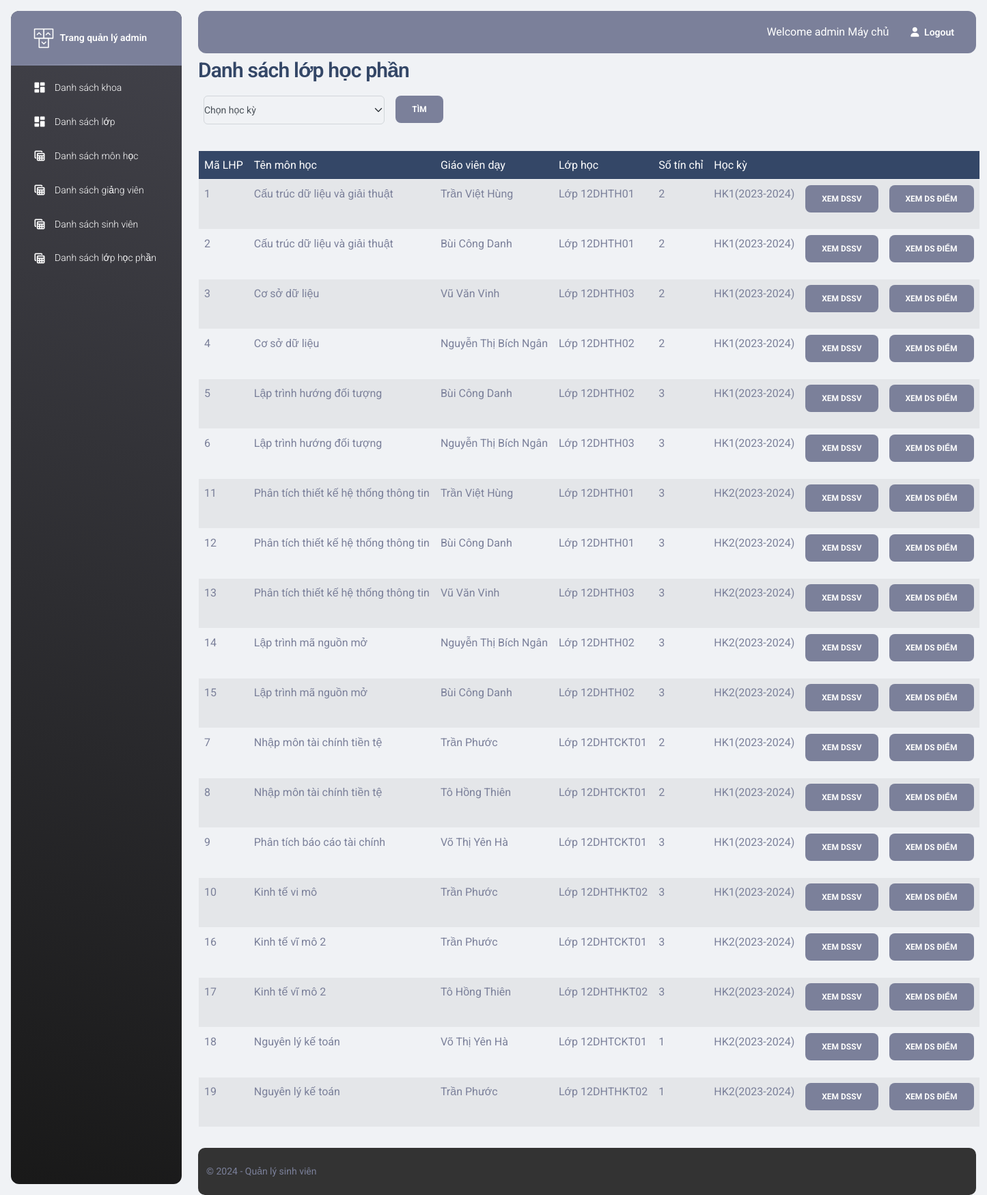
Screenshot of /qldiemsinhvien/admin/module_index.php (signed in) with the database file from the repository.
### tables this page shows
CREATE TABLE `module` (
  `module_id` int(10) NOT NULL,
  `subject_id` int(10) NOT NULL,
  `teacher_id` varchar(10) NOT NULL,
  `class_id` int(10) NOT NULL,
  `credit` int(11) DEFAULT NULL,
  `semester_id` int(10) NOT NULL
);

CREATE TABLE `subject` (
  `subject_id` int(10) NOT NULL,
  `subject_name` varchar(255) NOT NULL,
  `major_id` int(10) NOT NULL,
  `credit` int(11) NOT NULL
);

CREATE TABLE `user` (
  `username` varchar(10) NOT NULL,
  `password` varchar(255) NOT NULL,
  `name` varchar(255) NOT NULL,
  `gender` varchar(10) NOT NULL,
  `dateofbirth` date NOT NULL,
  `email` varchar(255) NOT NULL,
  `role` varchar(255) NOT NULL,
  `token` varchar(255) DEFAULT NULL
);

CREATE TABLE `class` (
  `class_id` int(10) NOT NULL,
  `class_name` varchar(255) NOT NULL
);

CREATE TABLE `semester` (
  `semester_id` int(10) NOT NULL,
  `semester_name` varchar(255) NOT NULL,
  `start` date NOT NULL DEFAULT current_timestamp(),
  `end` date NOT NULL DEFAULT current_timestamp()
);

### qldiemsinhvien/class/Db.php (called while the page is built, shortened)
<?php
class Db {
    public static $conn = null;
    function __construct()
    {
        Db::$conn = new PDO('mysql:host=' . HOST . '; dbname=' . DB, U, P);
        Db::$conn->query('set names utf8');
    }
    function selectQuery($sql, $params=[]) {
        $stm = Db::$conn->prepare($sql);
        $stm->execute($params);
        return $stm->fetchAll(PDO::FETCH_OBJ);
    }
}

### qldiemsinhvien/class/module.php (called while the page is built, shortened)
<?php
class module extends Db {
    function all() {
        $sql = "select * from module, semester, subject, teacher, class, user
                where module.semester_id = semester.semester_id
                and module.subject_id = subject.subject_id
                and module.teacher_id = teacher.teacher_id
                and module.class_id = class.class_id
                and teacher.teacher_id = user.username";
        return $this->selectQuery($sql);
    }
}

### qldiemsinhvien/admin/module_index.php (the view, shortened to what this page needs)
<?php
$se = $_GET["semester_id"] ?? '';
$module = new module();
if($se != '') {
    $data = $module->all_bysem($se);
}
else {
    $data = $module->all();
}
?>
<?php include '../admin/includes/header.php' ?>
<body class="g-sidenav-show  bg-gray-200">
<?php include '../admin/includes/aside.php' ?>
<main class="main-content position-relative max-height-vh-100 h-100 border-radius-lg ">
<?php include '../admin/includes/nav_top.php' ?>
<div class="container-fluid py-1 px-3">
    <h3>Danh sách lớp học phần</h3>
    <div style="width: 40%">
        <form action="module_index.php" method="get">
            <table class="table">
                <tr>
                    <td>
                        <select class="form-select" name="semester_id" id="">
                            <option value="">Chọn học kỳ</option>
                        </select>
                    </td>
                    <td><input type="submit" class="btn btn-secondary" value="Tìm"></td>
                </tr>
            </table>
        </form>
    </div>
    <table border="1" id="table" class="table table-striped">
        <thead class="table-dark">
            <tr>
                <td style="width: 5%">Mã LHP</td>
                <td style="width: 30%">Tên môn học</td>
                <td style="width: 20%">Giáo viên dạy</td>
                <td style="width: 15%">Lớp học</td>
                <td style="width: 10%">Số tín chỉ</td>
                <td style="width: 10%">Học kỳ</td>
                <td style="width: 5%"></td>
                <td style="width: 5%"></td>
            </tr>
        </thead>
        <tbody>
        <?php
            foreach($data as $item) {
                ?>
                <tr>
                    <td><?php echo $item->module_id ?></td>
                    <td><?php echo $item->subject_name ?></td>
                    <td><?php echo $item->name ?></td>
                    <td><?php echo $item->class_name ?></td>
                    <td><?php echo $item->credit ?></td>
                    <td><?php echo $item->semester_name ?></td>
                    <td>
                        <a class="btn btn-secondary" href="student_index_byid.php?id=<?php echo $item->module_id ?>">Xem dssv</a>
                    </td>
                    <td>
                        <a class="btn btn-secondary" href="score_index_byid.php?id=<?php echo $item->module_id ?>">Xem ds điểm</a>
                    </td>
                </tr>
                <?php
            }
            ?>
        </tbody>
    </table>
</div>
<?php include '../admin/includes/footer.php' ?>

### qldiemsinhvien/admin/includes/header.php (shortened to what this page needs)
<!DOCTYPE html>
<html lang="en">
<head>
  <link href="../admin/style/css/nucleo-icons.css" rel="stylesheet" />
  <link href="../admin/style/css/nucleo-svg.css" rel="stylesheet" />
  <link id="pagestyle" href="../admin/style/css/material-dashboard.css?v=3.1.0" rel="stylesheet" />
  <link rel="stylesheet" href="https://cdn.datatables.net/2.0.7/css/dataTables.dataTables.css">
</head>

### qldiemsinhvien/admin/includes/aside.php (shortened to what this page needs)
<aside class="sidenav navbar navbar-vertical navbar-expand-xs border-0 border-radius-xl my-3 fixed-start ms-3 bg-gradient-dark" id="sidenav-main">
    <div class="sidenav-header">
      <a href="../index.php" class="navbar-brand m-0 active bg-secondary">
        <img src="../admin/style/img/logo-ct.png" class="navbar-brand-img h-100" alt="main_logo">
        <span class="ms-1 font-weight-bold text-white">Trang quản lý admin</span>
      </a>
    </div>
    <hr class="horizontal light mt-0 mb-2">
    <div class="collapse navbar-collapse w-auto" id="sidenav-collapse-main">
      <ul class="navbar-nav">
      <li class="nav-item">
          <a class="nav-link text-white " href="major_index.php">
            <div class="text-white text-center me-2 d-flex align-items-center justify-content-center">
              <i class="material-icons opacity-10">dashboard</i>
            </div>
            <span class="nav-link-text ms-1">Danh sách khoa</span>
          </a>
        </li>
        <li class="nav-item">
          <a class="nav-link text-white " href="class_index.php">
            <div class="text-white text-center me-2 d-flex align-items-center justify-content-center">
              <i class="material-icons opacity-10">dashboard</i>
            </div>
            <span class="nav-link-text ms-1">Danh sách lớp</span>
          </a>
        </li>
        <li class="nav-item">
          <a class="nav-link text-white " href="subject_index.php">
            <div class="text-white text-center me-2 d-flex align-items-center justify-content-center">
              <i class="material-icons opacity-10">table_view</i>
            </div>
            <span class="nav-link-text ms-1">Danh sách môn học</span>
          </a>
        </li>
        <li class="nav-item">
          <a class="nav-link text-white " href="teacher_index.php">
            <div class="text-white text-center me-2 d-flex align-items-center justify-content-center">
              <i class="material-icons opacity-10">table_view</i>
            </div>
            <span class="nav-link-text ms-1">Danh sách giảng viên</span>
          </a>
        </li>
        <li class="nav-item">
          <a class="nav-link text-white " href="student_index.php">
            <div class="text-white text-center me-2 d-flex align-items-center justify-content-center">
              <i class="material-icons opacity-10">table_view</i>
            </div>
            <span class="nav-link-text ms-1">Danh sách sinh viên</span>
          </a>
        </li>
        <li class="nav-item">
          <a class="nav-link text-white " href="module_index.php">
            <div class="text-white text-center me-2 d-flex align-items-center justify-content-center">
              <i class="material-icons opacity-10">table_view</i>
            </div>
            <span class="nav-link-text ms-1">Danh sách lớp học phần</span>
          </a>
        </li>
      </ul>
    </div>
</aside>

### qldiemsinhvien/admin/includes/nav_top.php
<nav class="navbar navbar-main navbar-expand-lg px-0 mx-3 mt-3 shadow-none border-radius-xl bg-primary text-white bg-secondary" id="navbarBlur" data-scroll="true">
  <div class="container-fluid py-1 px-3">
    <div class="collapse navbar-collapse mt-sm-0 mt-2 me-md-0 me-sm-4" id="navbar">
      <div class="ms-md-auto pe-md-3 d-flex align-items-center">
        Welcome admin <?php echo $_SESSION['login'][2] ?>
      </div>
      <ul class="navbar-nav  justify-content-end">
        <li class="nav-item d-flex align-items-center">
          <a href="../logout.php" class="nav-link text-white font-weight-bold px-3">
            <i class="fa fa-user me-sm-1"></i>
            <span class="d-sm-inline d-none">Logout</span>
          </a>
        </li>
      </ul>
    </div>
  </div>
</nav>

### qldiemsinhvien/admin/includes/footer.php (shortened to what this page needs)
  <footer class="footer py-4 mx-3" style="margin-top: 10px; border-radius: 10px;">
    <div class="container-fluid">
      <div class="row align-items-center justify-content-lg-between">
        <div class="col-lg-6 mb-lg-0 mb-4">
          <div class="copyright text-center text-sm text-muted text-lg-start">
            ©  -
            Quản lý sinh viên
          </div>
        </div>
      </div>
    </div>
  </footer>
</main>

### qldiemsinhvien/admin/includes/header.php (style rules this page uses)
body { display: flex; flex-direction: column; min-height: 100vh; margin: 0; }
main { flex: 1; }
footer { background-color: #333; color: #fff; padding: 20px 0; text-align: center; }

### rows the page displays
module: module "1", subject.subject_name "Cấu trúc dữ liệu và giải thuật", user.name "Trần Việt Hùng", class.class_name "Lớp 12DHTH01", subject.credit "2", semester.semester_name "HK1(2023-2024)"
module: module "2", subject.subject_name "Cấu trúc dữ liệu và giải thuật", user.name "Bùi Công Danh", class.class_name "Lớp 12DHTH01", subject.credit "2", semester.semester_name "HK1(2023-2024)"
module: module "3", subject.subject_name "Cơ sở dữ liệu", user.name "Vũ Văn Vinh", class.class_name "Lớp 12DHTH03", subject.credit "2", semester.semester_name "HK1(2023-2024)"
module: module "4", subject.subject_name "Cơ sở dữ liệu", user.name "Nguyễn Thị Bích Ngân", class.class_name "Lớp 12DHTH02", subject.credit "2", semester.semester_name "HK1(2023-2024)"
module: module "5", subject.subject_name "Lập trình hướng đối tượng", user.name "Bùi Công Danh", class.class_name "Lớp 12DHTH02", subject.credit "3", semester.semester_name "HK1(2023-2024)"
module: module "6", subject.subject_name "Lập trình hướng đối tượng", user.name "Nguyễn Thị Bích Ngân", class.class_name "Lớp 12DHTH03", subject.credit "3", semester.semester_name "HK1(2023-2024)"
module: module "11", subject.subject_name "Phân tích thiết kế hệ thống thông tin", user.name "Trần Việt Hùng", class.class_name "Lớp 12DHTH01", subject.credit "3", semester.semester_name "HK2(2023-2024)"
module: module "12", subject.subject_name "Phân tích thiết kế hệ thống thông tin", user.name "Bùi Công Danh", class.class_name "Lớp 12DHTH01", subject.credit "3", semester.semester_name "HK2(2023-2024)"
module: module "13", subject.subject_name "Phân tích thiết kế hệ thống thông tin", user.name "Vũ Văn Vinh", class.class_name "Lớp 12DHTH03", subject.credit "3", semester.semester_name "HK2(2023-2024)"
module: module "14", subject.subject_name "Lập trình mã nguồn mở", user.name "Nguyễn Thị Bích Ngân", class.class_name "Lớp 12DHTH02", subject.credit "3", semester.semester_name "HK2(2023-2024)"
module: module "15", subject.subject_name "Lập trình mã nguồn mở", user.name "Bùi Công Danh", class.class_name "Lớp 12DHTH02", subject.credit "3", semester.semester_name "HK2(2023-2024)"
module: module "7", subject.subject_name "Nhập môn tài chính tiền tệ", user.name "Trần Phước", class.class_name "Lớp 12DHTCKT01", subject.credit "2", semester.semester_name "HK1(2023-2024)"
module: module "8", subject.subject_name "Nhập môn tài chính tiền tệ", user.name "Tô Hồng Thiên", class.class_name "Lớp 12DHTCKT01", subject.credit "2", semester.semester_name "HK1(2023-2024)"
module: module "9", subject.subject_name "Phân tích báo cáo tài chính", user.name "Võ Thị Yên Hà", class.class_name "Lớp 12DHTCKT01", subject.credit "3", semester.semester_name "HK1(2023-2024)"
module: module "10", subject.subject_name "Kinh tế vi mô", user.name "Trần Phước", class.class_name "Lớp 12DHTHKT02", subject.credit "3", semester.semester_name "HK1(2023-2024)"
module: module "16", subject.subject_name "Kinh tế vĩ mô 2", user.name "Trần Phước", class.class_name "Lớp 12DHTCKT01", subject.credit "3", semester.semester_name "HK2(2023-2024)"
module: module "17", subject.subject_name "Kinh tế vĩ mô 2", user.name "Tô Hồng Thiên", class.class_name "Lớp 12DHTHKT02", subject.credit "3", semester.semester_name "HK2(2023-2024)"
module: module "18", subject.subject_name "Nguyên lý kế toán", user.name "Võ Thị Yên Hà", class.class_name "Lớp 12DHTCKT01", subject.credit "1", semester.semester_name "HK2(2023-2024)"
module: module "19", subject.subject_name "Nguyên lý kế toán", user.name "Trần Phước", class.class_name "Lớp 12DHTHKT02", subject.credit "1", semester.semester_name "HK2(2023-2024)"

### other values shown
$_SESSION['login'][2] "Máy chủ"
